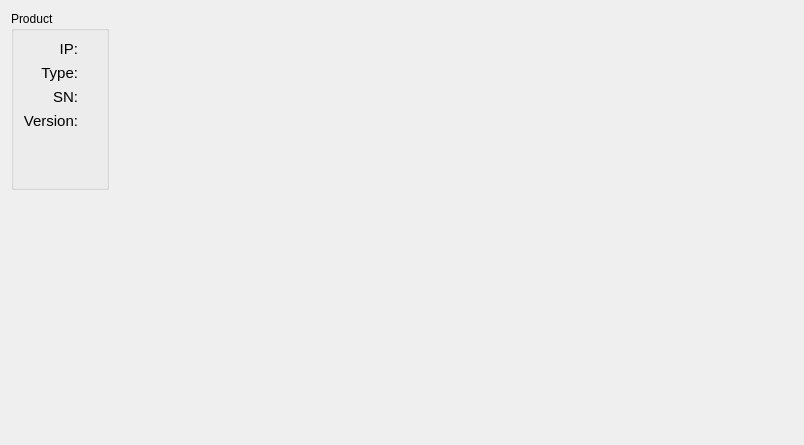
<?xml version="1.0" encoding="UTF-8"?>
<ui version="4.0">
 <class>H2Product</class>
 <widget class="QWidget" name="H2Product">
  <property name="geometry">
   <rect>
    <x>0</x>
    <y>0</y>
    <width>804</width>
    <height>445</height>
   </rect>
  </property>
  <property name="windowTitle">
   <string>Form</string>
  </property>
  <layout class="QGridLayout" name="gridLayout_2">
   <item row="0" column="2">
    <spacer name="horizontalSpacer">
     <property name="orientation">
      <enum>Qt::Horizontal</enum>
     </property>
     <property name="sizeHint" stdset="0">
      <size>
       <width>603</width>
       <height>20</height>
      </size>
     </property>
    </spacer>
   </item>
   <item row="2" column="0">
    <spacer name="verticalSpacer">
     <property name="orientation">
      <enum>Qt::Vertical</enum>
     </property>
     <property name="sizeHint" stdset="0">
      <size>
       <width>20</width>
       <height>263</height>
      </size>
     </property>
    </spacer>
   </item>
   <item row="0" column="1">
    <widget class="QLabel" name="label_picture">
     <property name="text">
      <string/>
     </property>
     <property name="pixmap">
      <pixmap resource="../../res/res.qrc">:/res/image/h2product/product.png</pixmap>
     </property>
    </widget>
   </item>
   <item row="0" column="0">
    <widget class="QGroupBox" name="groupBox">
     <property name="font">
      <font>
       <pointsize>9</pointsize>
      </font>
     </property>
     <property name="title">
      <string>Product</string>
     </property>
     <layout class="QGridLayout" name="gridLayout">
      <property name="horizontalSpacing">
       <number>10</number>
      </property>
      <property name="verticalSpacing">
       <number>6</number>
      </property>
      <item row="0" column="1">
       <widget class="QLabel" name="label_ip">
        <property name="sizePolicy">
         <sizepolicy hsizetype="Preferred" vsizetype="Fixed">
          <horstretch>0</horstretch>
          <verstretch>0</verstretch>
         </sizepolicy>
        </property>
        <property name="font">
         <font>
          <family>Arial</family>
          <pointsize>11</pointsize>
         </font>
        </property>
        <property name="text">
         <string notr="true"/>
        </property>
        <property name="scaledContents">
         <bool>false</bool>
        </property>
        <property name="alignment">
         <set>Qt::AlignLeading|Qt::AlignLeft|Qt::AlignVCenter</set>
        </property>
        <property name="margin">
         <number>6</number>
        </property>
        <property name="indent">
         <number>0</number>
        </property>
       </widget>
      </item>
      <item row="0" column="0">
       <widget class="QLabel" name="label">
        <property name="font">
         <font>
          <pointsize>11</pointsize>
         </font>
        </property>
        <property name="text">
         <string>IP:</string>
        </property>
        <property name="alignment">
         <set>Qt::AlignRight|Qt::AlignTrailing|Qt::AlignVCenter</set>
        </property>
        <property name="indent">
         <number>0</number>
        </property>
       </widget>
      </item>
      <item row="2" column="0">
       <widget class="QLabel" name="label_5">
        <property name="font">
         <font>
          <pointsize>11</pointsize>
         </font>
        </property>
        <property name="text">
         <string>SN:</string>
        </property>
        <property name="alignment">
         <set>Qt::AlignRight|Qt::AlignTrailing|Qt::AlignVCenter</set>
        </property>
        <property name="indent">
         <number>0</number>
        </property>
       </widget>
      </item>
      <item row="2" column="1">
       <widget class="QLabel" name="label_sn">
        <property name="sizePolicy">
         <sizepolicy hsizetype="Preferred" vsizetype="Fixed">
          <horstretch>0</horstretch>
          <verstretch>0</verstretch>
         </sizepolicy>
        </property>
        <property name="font">
         <font>
          <family>Arial</family>
          <pointsize>11</pointsize>
         </font>
        </property>
        <property name="text">
         <string notr="true"/>
        </property>
        <property name="scaledContents">
         <bool>false</bool>
        </property>
        <property name="alignment">
         <set>Qt::AlignLeading|Qt::AlignLeft|Qt::AlignVCenter</set>
        </property>
        <property name="margin">
         <number>6</number>
        </property>
        <property name="indent">
         <number>0</number>
        </property>
       </widget>
      </item>
      <item row="1" column="1">
       <widget class="QLabel" name="label_type">
        <property name="sizePolicy">
         <sizepolicy hsizetype="Preferred" vsizetype="Fixed">
          <horstretch>0</horstretch>
          <verstretch>0</verstretch>
         </sizepolicy>
        </property>
        <property name="font">
         <font>
          <family>Arial</family>
          <pointsize>11</pointsize>
         </font>
        </property>
        <property name="text">
         <string notr="true"/>
        </property>
        <property name="scaledContents">
         <bool>false</bool>
        </property>
        <property name="alignment">
         <set>Qt::AlignLeading|Qt::AlignLeft|Qt::AlignVCenter</set>
        </property>
        <property name="margin">
         <number>6</number>
        </property>
        <property name="indent">
         <number>0</number>
        </property>
       </widget>
      </item>
      <item row="1" column="0">
       <widget class="QLabel" name="label_3">
        <property name="font">
         <font>
          <pointsize>11</pointsize>
         </font>
        </property>
        <property name="text">
         <string>Type:</string>
        </property>
        <property name="alignment">
         <set>Qt::AlignRight|Qt::AlignTrailing|Qt::AlignVCenter</set>
        </property>
        <property name="indent">
         <number>0</number>
        </property>
       </widget>
      </item>
      <item row="4" column="0">
       <spacer name="verticalSpacer_2">
        <property name="orientation">
         <enum>Qt::Vertical</enum>
        </property>
        <property name="sizeHint" stdset="0">
         <size>
          <width>20</width>
          <height>40</height>
         </size>
        </property>
       </spacer>
      </item>
      <item row="3" column="1">
       <widget class="QLabel" name="label_version">
        <property name="sizePolicy">
         <sizepolicy hsizetype="Preferred" vsizetype="Fixed">
          <horstretch>0</horstretch>
          <verstretch>0</verstretch>
         </sizepolicy>
        </property>
        <property name="font">
         <font>
          <family>Arial</family>
          <pointsize>11</pointsize>
         </font>
        </property>
        <property name="text">
         <string notr="true"/>
        </property>
        <property name="scaledContents">
         <bool>false</bool>
        </property>
        <property name="alignment">
         <set>Qt::AlignLeading|Qt::AlignLeft|Qt::AlignVCenter</set>
        </property>
        <property name="margin">
         <number>6</number>
        </property>
        <property name="indent">
         <number>0</number>
        </property>
       </widget>
      </item>
      <item row="3" column="0">
       <widget class="QLabel" name="label_7">
        <property name="font">
         <font>
          <pointsize>11</pointsize>
         </font>
        </property>
        <property name="text">
         <string>Version:</string>
        </property>
        <property name="alignment">
         <set>Qt::AlignRight|Qt::AlignTrailing|Qt::AlignVCenter</set>
        </property>
        <property name="indent">
         <number>0</number>
        </property>
       </widget>
      </item>
      <item row="5" column="0" colspan="2">
       <widget class="QPushButton" name="pushButton_status">
        <property name="sizePolicy">
         <sizepolicy hsizetype="Expanding" vsizetype="Fixed">
          <horstretch>0</horstretch>
          <verstretch>0</verstretch>
         </sizepolicy>
        </property>
        <property name="focusPolicy">
         <enum>Qt::ClickFocus</enum>
        </property>
        <property name="styleSheet">
         <string notr="true">border-color: rgba(255, 255, 255, 0);
background-color: rgba(255, 255, 255, 10);
</string>
        </property>
        <property name="text">
         <string/>
        </property>
        <property name="icon">
         <iconset resource="../../res/res.qrc">
          <normaloff>:/res/image/h2product/offline.png</normaloff>:/res/image/h2product/offline.png</iconset>
        </property>
        <property name="iconSize">
         <size>
          <width>72</width>
          <height>36</height>
         </size>
        </property>
        <property name="shortcut">
         <string/>
        </property>
        <property name="autoRepeatInterval">
         <number>800</number>
        </property>
        <property name="flat">
         <bool>true</bool>
        </property>
       </widget>
      </item>
     </layout>
    </widget>
   </item>
  </layout>
 </widget>
 <resources>
  <include location="../../res/res.qrc"/>
 </resources>
 <connections/>
</ui>
